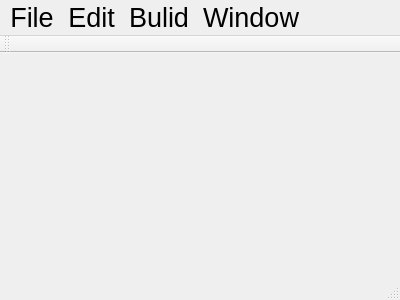
<?xml version="1.0" encoding="UTF-8"?>
<ui version="4.0">
 <class>MainWindow</class>
 <widget class="QMainWindow" name="MainWindow">
  <property name="geometry">
   <rect>
    <x>0</x>
    <y>0</y>
    <width>400</width>
    <height>300</height>
   </rect>
  </property>
  <property name="font">
   <font>
    <pointsize>20</pointsize>
   </font>
  </property>
  <property name="windowTitle">
   <string>MainWindow</string>
  </property>
  <widget class="QWidget" name="centralWidget"/>
  <widget class="QMenuBar" name="menuBar">
   <property name="geometry">
    <rect>
     <x>0</x>
     <y>0</y>
     <width>400</width>
     <height>49</height>
    </rect>
   </property>
   <widget class="QMenu" name="menuFile">
    <property name="font">
     <font>
      <pointsize>20</pointsize>
     </font>
    </property>
    <property name="title">
     <string>File</string>
    </property>
    <addaction name="action"/>
    <addaction name="action_2"/>
    <addaction name="separator"/>
    <addaction name="action_4"/>
   </widget>
   <widget class="QMenu" name="menuEdit">
    <property name="title">
     <string>Edit</string>
    </property>
   </widget>
   <widget class="QMenu" name="menuBulid">
    <property name="title">
     <string>Bulid</string>
    </property>
   </widget>
   <widget class="QMenu" name="menuWindow">
    <property name="font">
     <font>
      <pointsize>20</pointsize>
     </font>
    </property>
    <property name="title">
     <string>Window</string>
    </property>
    <addaction name="actionFull"/>
    <addaction name="actionNormal"/>
   </widget>
   <addaction name="menuFile"/>
   <addaction name="menuEdit"/>
   <addaction name="menuBulid"/>
   <addaction name="menuWindow"/>
  </widget>
  <widget class="QToolBar" name="mainToolBar">
   <attribute name="toolBarArea">
    <enum>TopToolBarArea</enum>
   </attribute>
   <attribute name="toolBarBreak">
    <bool>true</bool>
   </attribute>
  </widget>
  <widget class="QStatusBar" name="statusBar"/>
  <action name="action">
   <property name="text">
    <string>打开文件</string>
   </property>
  </action>
  <action name="action_2">
   <property name="text">
    <string>关闭文件</string>
   </property>
  </action>
  <action name="action_4">
   <property name="text">
    <string>保存文件</string>
   </property>
  </action>
  <action name="actionFull">
   <property name="text">
    <string>Full</string>
   </property>
  </action>
  <action name="actionNormal">
   <property name="text">
    <string>Normal</string>
   </property>
  </action>
 </widget>
 <layoutdefault spacing="6" margin="11"/>
 <resources/>
 <connections/>
</ui>
